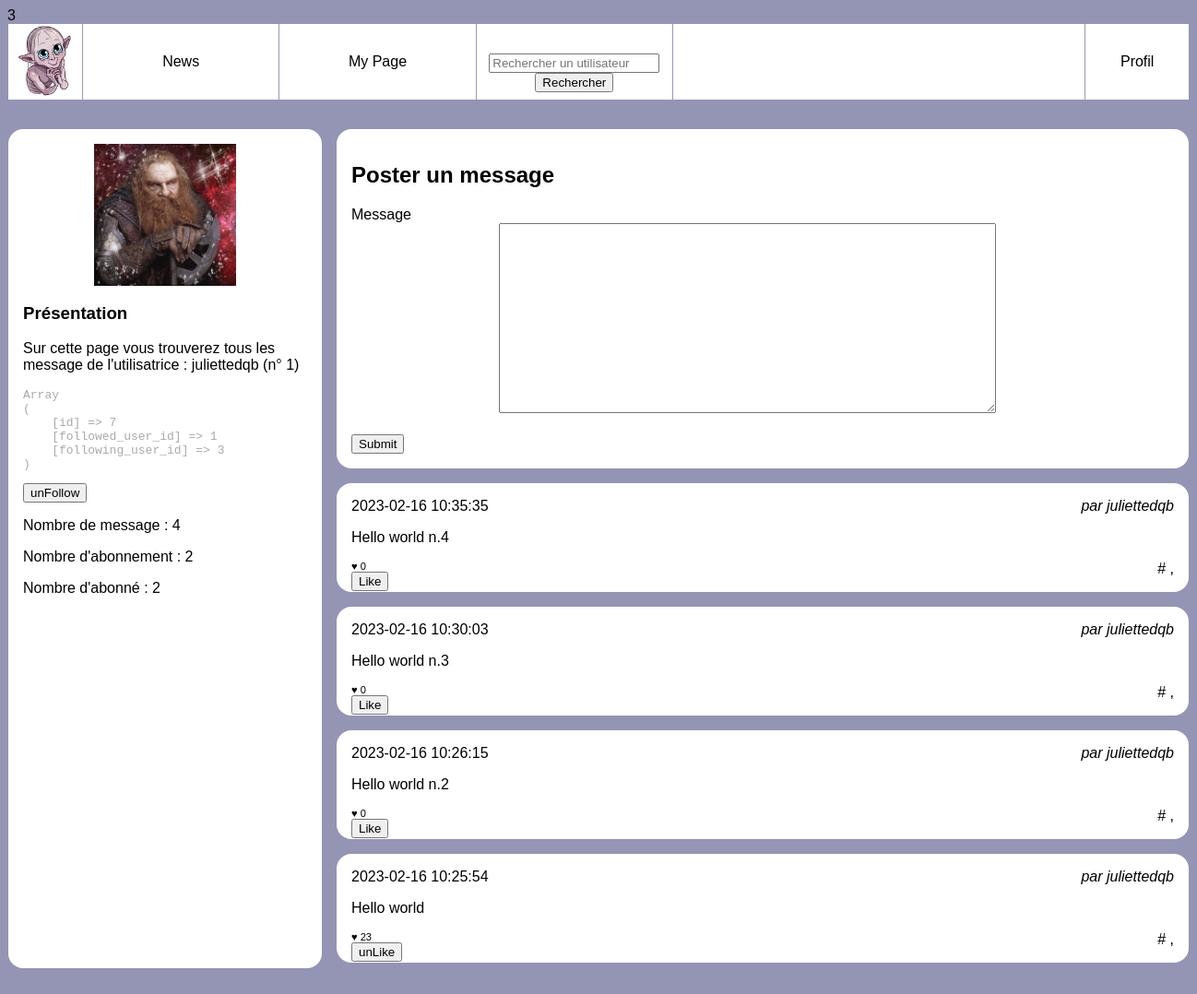
The page /Niveau1/wall.php?user_id=1 (signed in) on the database its author committed.
### tables this page shows
CREATE TABLE `users` (
  `id` int(10) UNSIGNED NOT NULL,
  `email` varchar(255) NOT NULL,
  `password` varchar(255) NOT NULL,
  `alias` varchar(255) NOT NULL,
  `image` varchar(50) NOT NULL DEFAULT 'user.jpg'
);

CREATE TABLE `posts` (
  `id` int(10) UNSIGNED NOT NULL,
  `user_id` int(10) UNSIGNED NOT NULL,
  `content` text NOT NULL,
  `created` datetime NOT NULL,
  `parent_id` int(10) UNSIGNED DEFAULT NULL
);

### Niveau1/wall.php (the view, shortened to what this page needs)
<!doctype html>
<html lang="fr">
<head>
    <link rel="stylesheet" href="style.css" />
</head>
<body>
    <?php
    include "./header.php";
    ?>
    <div id="wrapper">
        <?php
        $userId = intval($_GET['user_id']);
        ?>
        <?php
        include("fonctions.php");
        ?>
        <aside>
            <?php
            $laQuestionEnSql = "SELECT * FROM users WHERE id= '$userId' ";
            $lesInformations = $mysqli->query($laQuestionEnSql);
            $user = $lesInformations->fetch_assoc();
            ?>
            <img src="<?php echo $user['image'] ?>" alt="Portrait de l'utilisatrice" />
            <section>
                <h3>Présentation</h3>
                <p>Sur cette page vous trouverez tous les message de l'utilisatrice :
                    <?php echo $user['alias'] ?>
                    (n°
                    <?php echo $userId ?>)
                </p>
            </section>
            <?php
            $laQuestionEnSql = "SELECT * FROM followers WHERE followed_user_id= '$userId' AND following_user_id= '" . $_SESSION['connected_id'] . "' ";
            $lesInformations = $mysqli->query($laQuestionEnSql);
            $isFollowed = $lesInformations->fetch_assoc();
            echo "<pre>" . print_r($isFollowed, 1) . "</pre>";
            if (isset($idU) and $userId != $idU and !$isFollowed) { ?>
                <form action="wall.php?user_id=<?php echo $userId ?>" method="post">
                    <input type="hidden" name="Follow" value="True">
                    <input type='submit' value="Follow">
                </form>
            <?php
            } else if ($isFollowed) { ?>
                    <form action="wall.php?user_id=<?php echo $userId ?>" method="post">
                        <input type='submit' value="unFollow">
                    </form>
            <?php
            } else {
                echo "Vous ne pouvez pas vous suivre vous-même";
            } ?>
             <p>Nombre de message :
                <?php
                $laQuestionEnSql = "SELECT * FROM posts WHERE user_id= '$userId' ";
                $lesInformations = $mysqli->query($laQuestionEnSql);
                $nbPosts = $lesInformations->num_rows;
                ?>
                <a><?php echo $nbPosts ?></a>
            <p>Nombre d'abonnement :
                <?php
                $laQuestionEnSql = "SELECT * FROM followers WHERE following_user_id= '$userId' ";
                $lesInformations = $mysqli->query($laQuestionEnSql);
                $nbFollowing = $lesInformations->num_rows;
                ?>
                <a href="./subscriptions.php?user_id=<?php echo $userId ?>"><?php echo $nbFollowing ?></a>
            <p>Nombre d'abonné :
                <?php
                $laQuestionEnSql = "SELECT * FROM followers WHERE followed_user_id= '$userId' ";
                $lesInformations = $mysqli->query($laQuestionEnSql);
                $nbFollowed = $lesInformations->num_rows;
                ?>
                <a href="./followers.php?user_id=<?php echo $userId ?>"><?php echo $nbFollowed ?></a>
        </aside>
        <main>
            <article>
                <h2>Poster un message</h2>
                <form action="" method="post">
                    <dl><label for='message'>Message</label></dt>
                        <dd><textarea name='message'></textarea></dd>
                    </dl>
                    <input type='submit'>
                </form>
            </article>
            <?php
            $laQuestionEnSql = "
                    SELECT posts.content, posts.created, posts.id, users.alias as author_name,
                    COUNT(likes.id) as like_number, GROUP_CONCAT(DISTINCT tags.label) AS taglist
                    FROM posts
                    JOIN users ON  users.id=posts.user_id
                    LEFT JOIN posts_tags ON posts.id = posts_tags.post_id
                    LEFT JOIN tags       ON posts_tags.tag_id  = tags.id
                    LEFT JOIN likes      ON likes.post_id  = posts.id
                    WHERE posts.user_id='$userId'
                    GROUP BY posts.id
                    ORDER BY posts.created DESC
                    ";
            $lesInformations = $mysqli->query($laQuestionEnSql);
            while ($post = $lesInformations->fetch_assoc()) {
                 ?>
                <article>
                    <h3>
                        <time datetime='2020-02-01 11:12:13'>
                            <?php echo $post['created'] ?>
                        </time>
                    </h3>
                    <address>par
                        <?php echo $post['author_name'] ?>
                    </address>
                    <div>
                        <p>
                            <?php echo $post['content'] ?>
                        </p>
                    </div>
                    <footer>
                        <small>
                            <small>♥
                                <?php echo $post['like_number'] ?>
                            </small>
                            <?php
                            $checkLike = "SELECT * FROM likes WHERE user_id= '" . $_SESSION['connected_id'] . "' AND post_id= '" . $post['id'] . "' ";
                            $ok = $mysqli->query($checkLike);
                            if ($ok->num_rows == 0) {
                                ?>
                                <form action="" method="post">
                                    <input type='submit' value="Like">
                                </form>
                            <?php
                            } else {
                                ?>
                                <form action="" method="post">
                                    <input type='submit' value="unLike">
                                </form>
                            <?php
                            }
                            ?>
                        </small>
                        <a href="">#
                        </a>,
                    </footer>
                </article>
            <?php } ?>
        </main>
    </div>
</body>
</html>

### Niveau1/style.css (style rules this page uses)
body { background-color: rgb(148, 148, 180); font-family: Arial; }
a { text-decoration: none; color:black; }
#wrapper { display:flex; width:80em; margin:0 auto 2em auto; }
#wrapper aside { background-color: #fff; flex:1; padding:1em; border-radius: 1em; }
#wrapper aside img { display: block; width:50%; margin:auto; }
#wrapper main { flex:3; padding-left:1em; height: 80vh; overflow-y: scroll; }
#wrapper main article { background-color: #fff; padding:1em; margin-bottom: 1em ; border-radius: 1em; }
#wrapper main article h3 { margin:0; padding:0; font-weight: normal; font-size:1em; }
#wrapper main article time { float:left; }
#wrapper main article address { text-align: right; margin-bottom: 1em; }
#wrapper main article p { margin:0; }
#wrapper main article footer { margin-top: 1em; text-align: right; }
#wrapper main article footer small { float:left; }
pre { color:#aaa; }
form dl dd { margin-left:10em;line-height: 1.5em;margin-bottom: 1em }
form dl dd textarea { width:40em;height: 15em; }

### rows shown on the page
users: image (picture), alias "juliettedqb"
posts: created "2023-02-16 10:35:35", user.alias "juliettedqb", content "Hello world n.4", like_number "0"
posts: created "2023-02-16 10:30:03", user.alias "juliettedqb", content "Hello world n.3", like_number "0"
posts: created "2023-02-16 10:26:15", user.alias "juliettedqb", content "Hello world n.2", like_number "0"
posts: created "2023-02-16 10:25:54", user.alias "juliettedqb", content "Hello world", like_number "23"

### other values the page prints
$idU "3"
$userId "1"
print_r($isFollowed, 1) "Array ( [id] => 7 [followed_user_id] => 1 [following_user_id] => 3 )"
$nbPosts "4"
$nbFollowing "2"
$nbFollowed "2"
